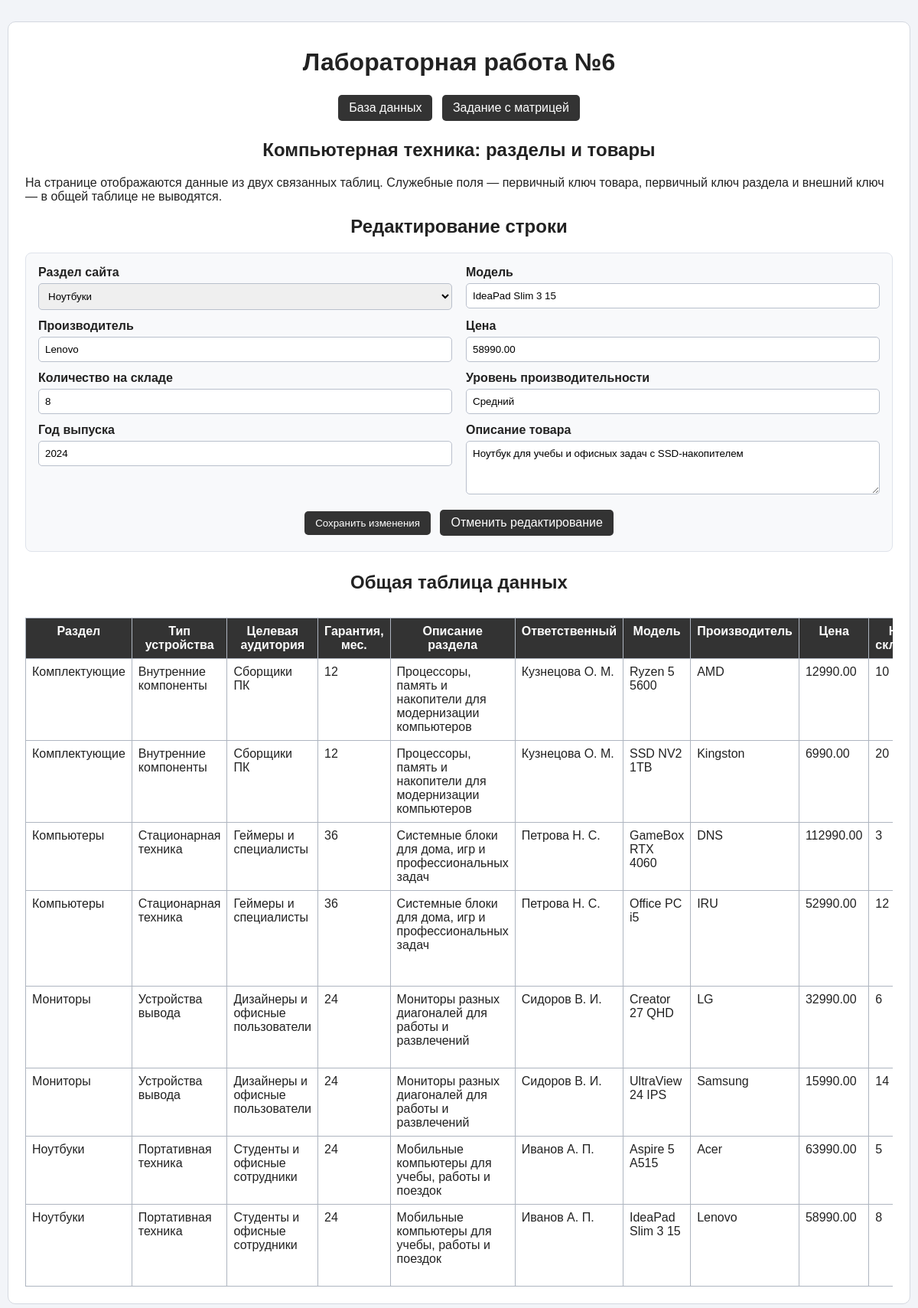
Screenshot of /index.php?action=edit&id=1 with the database file from the repository.
### tables this page shows
CREATE TABLE products (
    product_id INT AUTO_INCREMENT PRIMARY KEY,
    section_id INT NOT NULL,
    model_name VARCHAR(120) NOT NULL,
    manufacturer VARCHAR(80) NOT NULL,
    price DECIMAL(10,2) NOT NULL,
    stock_count INT NOT NULL,
    performance_level VARCHAR(50) NOT NULL,
    release_year YEAR NOT NULL,
    product_description VARCHAR(255) NOT NULL,
    CONSTRAINT fk_products_sections
        FOREIGN KEY (section_id) REFERENCES sections(section_id)
        ON UPDATE CASCADE
        ON DELETE RESTRICT
);

### index.php (the view, shortened to what this page needs)
<?php
require_once 'db.php';
require_once 'functions.php';
$editProduct = null;
if (isset($_GET['action']) && $_GET['action'] === 'edit' && isset($_GET['id'])) {
    $id = (int)$_GET['id'];
    $stmt = mysqli_prepare($link, "SELECT * FROM products WHERE product_id = ?");
    mysqli_stmt_bind_param($stmt, 'i', $id);
    mysqli_stmt_execute($stmt);
    $result = mysqli_stmt_get_result($stmt);
    $editProduct = mysqli_fetch_assoc($result);
}
echo "<h2>Компьютерная техника: разделы и товары</h2>\n";
echo "<p>На странице отображаются данные из двух связанных таблиц. Служебные поля — первичный ключ товара, первичный ключ раздела и внешний ключ — в общей таблице не выводятся.</p>\n";
$selectedSection = $editProduct ? (int)$editProduct['section_id'] : 1;
$buttonText = $editProduct ? 'Сохранить изменения' : 'Добавить товар';
printf("<h2>%s</h2>\n", $editProduct ? 'Редактирование строки' : 'Добавление новой строки');
echo "<form class='data-form' method='post' action='index.php'>\n";
echo "<div><label>Раздел сайта</label><select name='section_id'>\n";
$sections = get_sections($link);
while ($section = mysqli_fetch_assoc($sections)) {
    $selected = ((int)$section['section_id'] === $selectedSection) ? 'selected' : '';
    printf(
        "<option value='%d' %s>%s</option>\n",
        $section['section_id'],
        $selected,
        e($section['section_name'])
    );
}
echo "</select></div>\n";
printf("<div><label>Модель</label><input type='text' name='model_name' value='%s'></div>\n", e($editProduct['model_name'] ?? ''));
printf("<div><label>Производитель</label><input type='text' name='manufacturer' value='%s'></div>\n", e($editProduct['manufacturer'] ?? ''));
printf("<div><label>Цена</label><input type='number' step='0.01' name='price' value='%s'></div>\n", e($editProduct['price'] ?? ''));
printf("<div><label>Количество на складе</label><input type='number' name='stock_count' value='%s'></div>\n", e($editProduct['stock_count'] ?? ''));
printf("<div><label>Уровень производительности</label><input type='text' name='performance_level' value='%s'></div>\n", e($editProduct['performance_level'] ?? ''));
printf("<div><label>Год выпуска</label><input type='number' name='release_year' value='%s'></div>\n", e($editProduct['release_year'] ?? ''));
printf("<div><label>Описание товара</label><textarea name='product_description'>%s</textarea></div>\n", e($editProduct['product_description'] ?? ''));
echo "<div class='form-actions'>\n";
printf("<input type='submit' value='%s'>\n", e($buttonText));
if ($editProduct) {
    echo "<a class='button' href='index.php'>Отменить редактирование</a>\n";
}
echo "</div>\n</form>\n";
$sql = "SELECT
            s.section_name,
            s.device_type,
            s.target_user,
            s.warranty_months,
            s.section_description,
            s.manager_name,
            p.product_id,
            p.model_name,
            p.manufacturer,
            p.price,
            p.stock_count,
            p.performance_level,
            p.release_year,
            p.product_description
        FROM products p
        INNER JOIN sections s ON p.section_id = s.section_id
        ORDER BY s.section_name, p.model_name";
$result = mysqli_query($link, $sql);
echo "<h2>Общая таблица данных</h2>\n";
echo "<div class='table-scroll'>\n";
echo "<table>\n";
echo "<tr>\n";
echo "<th>Раздел</th><th>Тип устройства</th><th>Целевая аудитория</th><th>Гарантия, мес.</th><th>Описание раздела</th><th>Ответственный</th>\n";
echo "<th>Модель</th><th>Производитель</th><th>Цена</th><th>На складе</th><th>Уровень</th><th>Год</th><th>Описание товара</th><th>Действия</th>\n";
echo "</tr>\n";
while ($row = mysqli_fetch_assoc($result)) {
    printf(
        "<tr>\n" .
        "<td>%s</td><td>%s</td><td>%s</td><td>%d</td><td>%s</td><td>%s</td>\n" .
        "<td>%s</td><td>%s</td><td>%.2f</td><td>%d</td><td>%s</td><td>%d</td><td>%s</td>\n" .
        "<td class='actions'><a href='index.php?action=edit&id=%d'>Редактировать</a><br><a href='index.php?action=delete&id=%d' onclick=\"return confirm('Удалить строку?')\">Удалить</a></td>\n" .
        "</tr>\n",
        e($row['section_name']),
        e($row['device_type']),
        e($row['target_user']),
        $row['warranty_months'],
        e($row['section_description']),
        e($row['manager_name']),
        e($row['model_name']),
        e($row['manufacturer']),
        $row['price'],
        $row['stock_count'],
        e($row['performance_level']),
        $row['release_year'],
        e($row['product_description']),
        $row['product_id'],
        $row['product_id']
    );
}
echo "</table>\n</div>\n";
?>

### style.css (style rules this page uses)
* { box-sizing: border-box; }
body { margin: 0; background: #f2f4f8; color: #222222; font-family: Arial, sans-serif; }
h1, h2 { text-align: center; margin: 12px 0 20px; }
nav a, .button, input[type=submit] { display: inline-block; padding: 8px 14px; margin: 4px; background: #333333; color: #ffffff; text-decoration: none; border: 0; border-radius: 5px; cursor: pointer; }
form.data-form { display: grid; grid-template-columns: repeat(2, minmax(240px, 1fr)); gap: 12px 18px; padding: 16px; margin-bottom: 26px; background: #f8f9fb; border: 1px solid #dfe3eb; border-radius: 8px; }
label { display: block; font-weight: bold; margin-bottom: 5px; }
input[type=text], input[type=number], select, textarea { width: 100%; padding: 8px; border: 1px solid #b9c0cc; border-radius: 5px; font-family: Arial, sans-serif; }
textarea { min-height: 70px; resize: vertical; }
.form-actions { grid-column: 1 / -1; text-align: center; }
.table-scroll { overflow-x: auto; }
table { width: 100%; border-collapse: collapse; margin-top: 12px; background: #ffffff; }
th, td { border: 1px solid #aeb5c0; padding: 8px; vertical-align: top; text-align: left; }
th { background: #333333; color: #ffffff; text-align: center; }

### rows the page displays
products: model_name "IdeaPad Slim 3 15", manufacturer "Lenovo", price "58990.00", stock_count "8", performance_level "Средний", release_year "2024", product_description "Ноутбук для учебы и офисных задач с SSD-накопителем"

### other values shown
$editProduct ? 'Редактирование строки' : 'Добавление новой строки' "Редактирование строки"
form field section_id "Ноутбуки"
